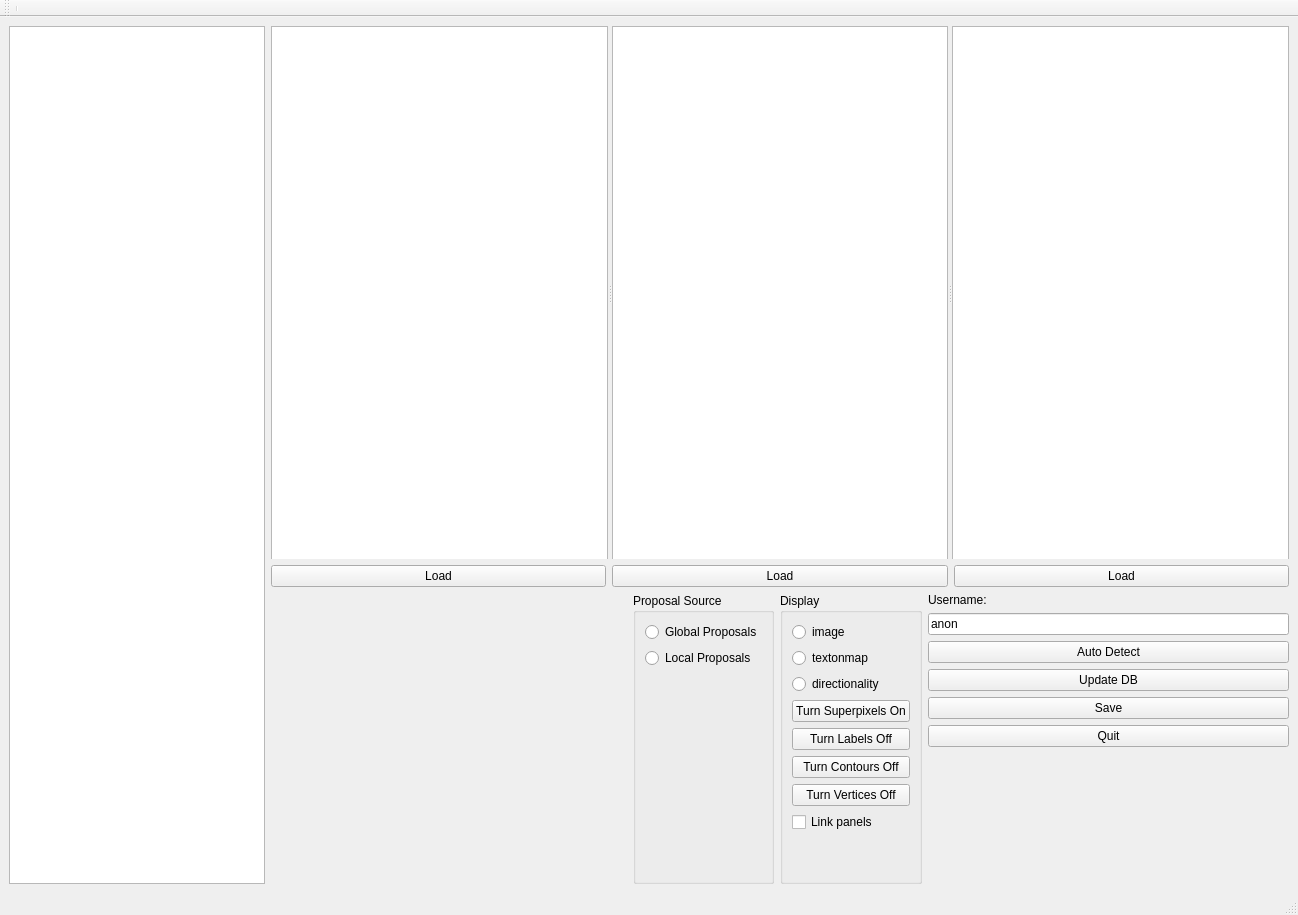
<?xml version="1.0" encoding="UTF-8"?>
<ui version="4.0">
 <class>BrainLabelingGui</class>
 <widget class="QMainWindow" name="BrainLabelingGui">
  <property name="geometry">
   <rect>
    <x>0</x>
    <y>0</y>
    <width>1298</width>
    <height>915</height>
   </rect>
  </property>
  <property name="sizePolicy">
   <sizepolicy hsizetype="MinimumExpanding" vsizetype="MinimumExpanding">
    <horstretch>0</horstretch>
    <verstretch>0</verstretch>
   </sizepolicy>
  </property>
  <property name="windowTitle">
   <string>BrainLabelingGui</string>
  </property>
  <widget class="QWidget" name="centralwidget">
   <property name="sizePolicy">
    <sizepolicy hsizetype="Ignored" vsizetype="Ignored">
     <horstretch>0</horstretch>
     <verstretch>0</verstretch>
    </sizepolicy>
   </property>
   <layout class="QGridLayout" name="gridLayout">
    <item row="0" column="0" rowspan="3">
     <widget class="QListWidget" name="thumbnail_list">
      <property name="sizePolicy">
       <sizepolicy hsizetype="Preferred" vsizetype="MinimumExpanding">
        <horstretch>0</horstretch>
        <verstretch>0</verstretch>
       </sizepolicy>
      </property>
      <property name="minimumSize">
       <size>
        <width>256</width>
        <height>773</height>
       </size>
      </property>
     </widget>
    </item>
    <item row="2" column="1">
     <layout class="QHBoxLayout" name="bottom_panel">
      <property name="sizeConstraint">
       <enum>QLayout::SetMaximumSize</enum>
      </property>
      <item>
       <spacer name="horizontalSpacer">
        <property name="orientation">
         <enum>Qt::Horizontal</enum>
        </property>
        <property name="sizeHint" stdset="0">
         <size>
          <width>40</width>
          <height>20</height>
         </size>
        </property>
       </spacer>
      </item>
      <item>
       <widget class="QGroupBox" name="proposalSource_panel">
        <property name="sizePolicy">
         <sizepolicy hsizetype="Fixed" vsizetype="MinimumExpanding">
          <horstretch>0</horstretch>
          <verstretch>0</verstretch>
         </sizepolicy>
        </property>
        <property name="title">
         <string>Proposal Source</string>
        </property>
        <property name="flat">
         <bool>false</bool>
        </property>
        <layout class="QVBoxLayout" name="verticalLayout_2">
         <item>
          <widget class="QRadioButton" name="radioButton_globalProposal">
           <property name="text">
            <string>Global Proposals</string>
           </property>
          </widget>
         </item>
         <item alignment="Qt::AlignLeft">
          <widget class="QRadioButton" name="radioButton_localProposal">
           <property name="text">
            <string>Local Proposals</string>
           </property>
          </widget>
         </item>
         <item>
          <spacer name="verticalSpacer">
           <property name="orientation">
            <enum>Qt::Vertical</enum>
           </property>
           <property name="sizeHint" stdset="0">
            <size>
             <width>20</width>
             <height>40</height>
            </size>
           </property>
          </spacer>
         </item>
        </layout>
       </widget>
      </item>
      <item>
       <widget class="QGroupBox" name="displayOption_panel">
        <property name="sizePolicy">
         <sizepolicy hsizetype="Fixed" vsizetype="MinimumExpanding">
          <horstretch>0</horstretch>
          <verstretch>0</verstretch>
         </sizepolicy>
        </property>
        <property name="title">
         <string>Display</string>
        </property>
        <layout class="QVBoxLayout" name="verticalLayout_3">
         <item>
          <widget class="QRadioButton" name="img_radioButton">
           <property name="text">
            <string>image</string>
           </property>
          </widget>
         </item>
         <item>
          <widget class="QRadioButton" name="textonmap_radioButton">
           <property name="text">
            <string>textonmap</string>
           </property>
          </widget>
         </item>
         <item>
          <widget class="QRadioButton" name="dirmap_radioButton">
           <property name="text">
            <string>directionality</string>
           </property>
          </widget>
         </item>
         <item>
          <widget class="QPushButton" name="buttonSpOnOff">
           <property name="text">
            <string>Turn Superpixels On</string>
           </property>
          </widget>
         </item>
         <item>
          <widget class="QPushButton" name="button_labelsOnOff">
           <property name="text">
            <string>Turn Labels Off</string>
           </property>
          </widget>
         </item>
         <item>
          <widget class="QPushButton" name="button_contoursOnOff">
           <property name="text">
            <string>Turn Contours Off</string>
           </property>
          </widget>
         </item>
         <item>
          <widget class="QPushButton" name="button_verticesOnOff">
           <property name="text">
            <string>Turn Vertices Off</string>
           </property>
          </widget>
         </item>
         <item>
          <widget class="QCheckBox" name="checkBox_linkPanels">
           <property name="text">
            <string>Link panels</string>
           </property>
          </widget>
         </item>
         <item>
          <spacer name="verticalSpacer_2">
           <property name="orientation">
            <enum>Qt::Vertical</enum>
           </property>
           <property name="sizeHint" stdset="0">
            <size>
             <width>20</width>
             <height>40</height>
            </size>
           </property>
          </spacer>
         </item>
        </layout>
       </widget>
      </item>
      <item>
       <layout class="QVBoxLayout" name="verticalLayout">
        <property name="sizeConstraint">
         <enum>QLayout::SetMinAndMaxSize</enum>
        </property>
        <item>
         <widget class="QLabel" name="label">
          <property name="text">
           <string>Username:</string>
          </property>
         </widget>
        </item>
        <item>
         <widget class="QLineEdit" name="lineEdit_username">
          <property name="text">
           <string>anon</string>
          </property>
         </widget>
        </item>
        <item>
         <widget class="QPushButton" name="button_autoDetect">
          <property name="text">
           <string>Auto Detect</string>
          </property>
         </widget>
        </item>
        <item>
         <widget class="QPushButton" name="button_updateDB">
          <property name="text">
           <string>Update DB</string>
          </property>
         </widget>
        </item>
        <item>
         <widget class="QPushButton" name="button_saveLabeling">
          <property name="text">
           <string>Save</string>
          </property>
         </widget>
        </item>
        <item>
         <widget class="QPushButton" name="button_quit">
          <property name="text">
           <string>Quit</string>
          </property>
         </widget>
        </item>
        <item>
         <spacer name="verticalSpacer_3">
          <property name="orientation">
           <enum>Qt::Vertical</enum>
          </property>
          <property name="sizeHint" stdset="0">
           <size>
            <width>20</width>
            <height>40</height>
           </size>
          </property>
         </spacer>
        </item>
       </layout>
      </item>
     </layout>
    </item>
    <item row="1" column="1">
     <layout class="QHBoxLayout" name="horizontalLayout">
      <item>
       <widget class="QPushButton" name="button_loadLabelingSec3">
        <property name="text">
         <string>Load</string>
        </property>
       </widget>
      </item>
      <item>
       <widget class="QPushButton" name="button_loadLabelingSec1">
        <property name="text">
         <string>Load</string>
        </property>
       </widget>
      </item>
      <item>
       <widget class="QPushButton" name="button_loadLabelingSec2">
        <property name="text">
         <string>Load</string>
        </property>
       </widget>
      </item>
     </layout>
    </item>
    <item row="0" column="1">
     <widget class="QSplitter" name="splitter">
      <property name="orientation">
       <enum>Qt::Horizontal</enum>
      </property>
      <widget class="QGraphicsView" name="section3_gview">
       <property name="minimumSize">
        <size>
         <width>333</width>
         <height>1000</height>
        </size>
       </property>
      </widget>
      <widget class="QGraphicsView" name="section1_gview">
       <property name="minimumSize">
        <size>
         <width>333</width>
         <height>1000</height>
        </size>
       </property>
      </widget>
      <widget class="QGraphicsView" name="section2_gview">
       <property name="minimumSize">
        <size>
         <width>333</width>
         <height>1000</height>
        </size>
       </property>
      </widget>
     </widget>
    </item>
   </layout>
  </widget>
  <widget class="QStatusBar" name="statusbar"/>
  <widget class="QMenuBar" name="menubar">
   <property name="geometry">
    <rect>
     <x>0</x>
     <y>0</y>
     <width>1298</width>
     <height>25</height>
    </rect>
   </property>
  </widget>
  <widget class="QToolBar" name="toolBar">
   <property name="windowTitle">
    <string>toolBar</string>
   </property>
   <attribute name="toolBarArea">
    <enum>TopToolBarArea</enum>
   </attribute>
   <attribute name="toolBarBreak">
    <bool>false</bool>
   </attribute>
   <addaction name="separator"/>
  </widget>
 </widget>
 <resources/>
 <connections/>
</ui>
